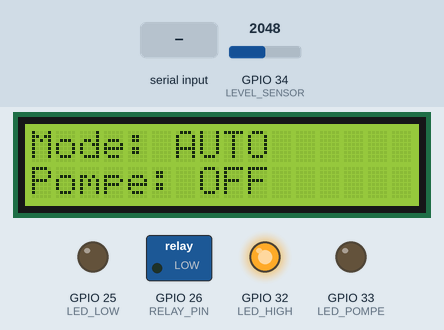
A sketch run on a simulated ESP32. On the bench: 16×2 character LCD, switched loads named in the sketch (green lamp = pin HIGH), output pins drawn as LEDs (lit = HIGH). The inputs (shaded band) are chosen by the test bench; at power-on: GPIO 34 (LEVEL_SENSOR) = 2048. Nothing arrives over Bluetooth unless stated; what the sketch prints to the serial monitor is not drawn.

Above: at 3.2 s.
3.3 s: GPIO 34 (LEVEL_SENSOR) set to 1957
4.9 s: GPIO 34 (LEVEL_SENSOR) set to 1859
At 6.3 s:
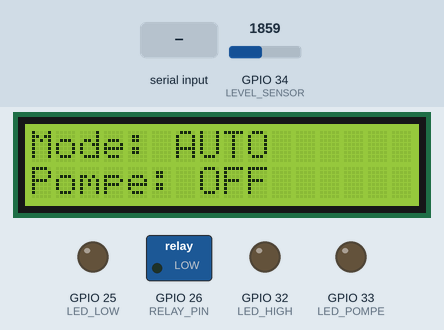
6.8 s: "1\n" received over the second serial link
At 7.7 s:
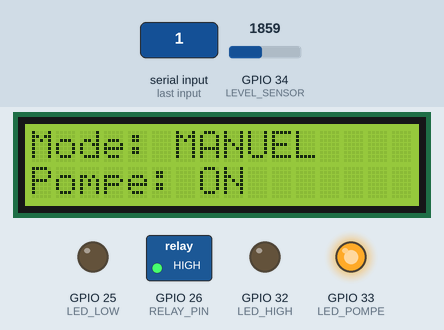
8.5 s: "AUTO\n" received over the second serial link
At 9.0 s:
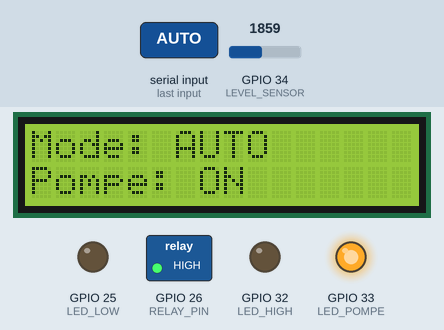
10.1 s: "0\n" received over the second serial link
At 11.4 s:
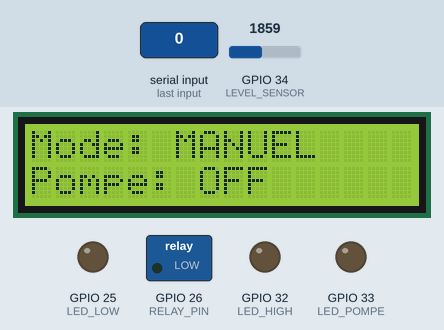
11.7 s: GPIO 34 (LEVEL_SENSOR) set to 637
13.4 s: GPIO 34 (LEVEL_SENSOR) set to 539
At 14.4 s:
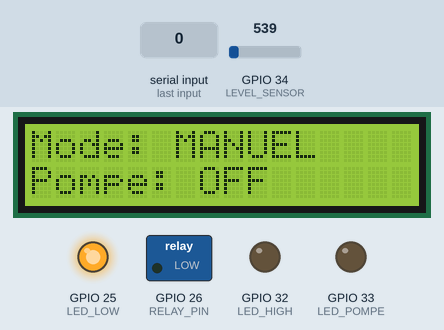
Timing chart, 0 to 16.3 s (numbered marks = the images above; inputs shaded):
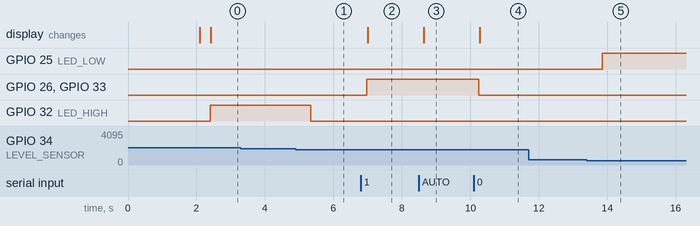

Measured:
- the behaviour switches between 1901 and 1900 on GPIO 34 (LEVEL_SENSOR) (found by bisection; images 0 and 1)
- the behaviour switches between 600 and 599 on GPIO 34 (LEVEL_SENSOR) (found by bisection; images 4 and 5)
- after the input at 3.3 s, every drawn part: stays the same
- after the input at 4.9 s, GPIO 32 (LED_HIGH): HIGH → LOW after 0.44 s
- after the input at 6.8 s, GPIO 26 (RELAY_PIN), GPIO 33 (LED_POMPE): LOW → HIGH after 0.18 s; the display: changes after 0.21 s (image 2)
- after the input at 8.5 s, the display: changes after 0.14 s (image 3)
- after the input at 10.1 s, GPIO 26 (RELAY_PIN), GPIO 33 (LED_POMPE): HIGH → LOW after 0.15 s; the display: changes after 0.18 s (image 4)
- after the input at 11.7 s, every drawn part: stays the same
- after the input at 13.4 s, GPIO 25 (LED_LOW): LOW → HIGH after 0.45 s

The sketch:

water_pump_controller.ino
```cpp
#include <Wire.h>
#include <LiquidCrystal_I2C.h>
#include "BluetoothSerial.h"

BluetoothSerial SerialBT;
LiquidCrystal_I2C lcd(0x27, 16, 2);

// Définition des broches
#define RELAY_PIN 26

#define LED_POMPE 33
#define LED_HIGH  32
#define LED_LOW   25

#define LEVEL_SENSOR 34

// Variables du système
bool modeAuto = true;
bool pompeON = false;

// Seuils du capteur de niveau
int seuilBas  = 600;
int seuilHaut = 1900;

String lastEtat = "";

void setup() {

  Serial.begin(115200);

  // Nom Bluetooth visible sur le téléphone
  SerialBT.begin("ESP32_POMPE");

  pinMode(RELAY_PIN, OUTPUT);

  pinMode(LED_POMPE, OUTPUT);
  pinMode(LED_HIGH, OUTPUT);
  pinMode(LED_LOW, OUTPUT);

  digitalWrite(RELAY_PIN, LOW);

  Wire.begin();

  lcd.init();
  lcd.backlight();
  lcd.clear();

  lcd.setCursor(0, 0);
  lcd.print("Systeme Pompe");

  lcd.setCursor(0, 1);
  lcd.print("Initialisation");

  delay(2000);
  lcd.clear();
}

void loop() {

  // Lecture de la valeur analogique du capteur
  int niveau = analogRead(LEVEL_SENSOR);

  Serial.println(niveau);

  delay(300);

  // Réception des commandes Bluetooth
  if (SerialBT.available()) {

    String cmd = SerialBT.readStringUntil('\n');
    cmd.trim();

    if (cmd == "AUTO") {
      modeAuto = true;
    }

    if (cmd == "1") {
      modeAuto = false;
      pompeON = true;
    }

    if (cmd == "0") {
      modeAuto = false;
      pompeON = false;
    }
  }

  bool niveauBas = (niveau < seuilBas);
  bool niveauHaut = (niveau > seuilHaut);

  // Gestion automatique de la pompe
  if (modeAuto) {

    if (niveauBas) {
      pompeON = true;
    }

    else if (niveauHaut) {
      pompeON = false;
    }
  }

  // Commande du relais et de la LED pompe
  digitalWrite(RELAY_PIN, pompeON ? HIGH : LOW);
  digitalWrite(LED_POMPE, pompeON ? HIGH : LOW);

  // Indication visuelle du niveau d'eau
  digitalWrite(LED_LOW, niveauBas);
  digitalWrite(LED_HIGH, niveauHaut);

  // Affichage sur le LCD
  lcd.setCursor(0, 0);
  lcd.print(modeAuto ? "Mode: AUTO    " : "Mode: MANUEL  ");

  lcd.setCursor(0, 1);

  if (pompeON)
    lcd.print("Pompe: ON     ");
  else
    lcd.print("Pompe: OFF    ");

  // Construction du message à envoyer à l'application
  String etat = "";

  if (niveauBas)
    etat = "NIVEAU=BAS";
  else if (niveauHaut)
    etat = "NIVEAU=HAUT";
  else
    etat = "NIVEAU=MOYEN";

  etat += pompeON ? ";POMPE=ON" : ";POMPE=OFF";
  etat += modeAuto ? ";MODE=AUTO" : ";MODE=MANUEL";

  // Envoi uniquement si l'état a changé
  if (etat != lastEtat) {

    SerialBT.println(etat);

    lastEtat = etat;
  }
}
```
